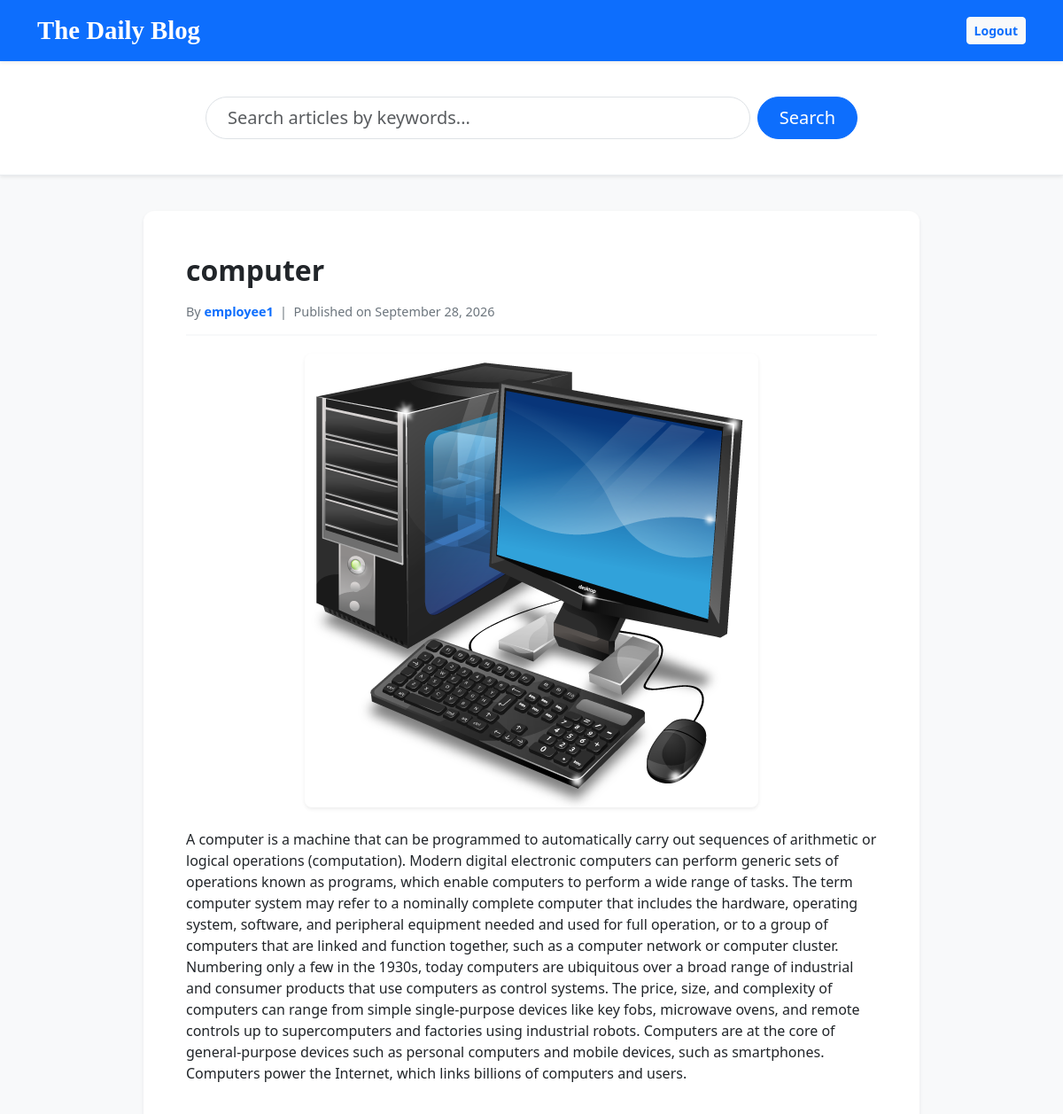
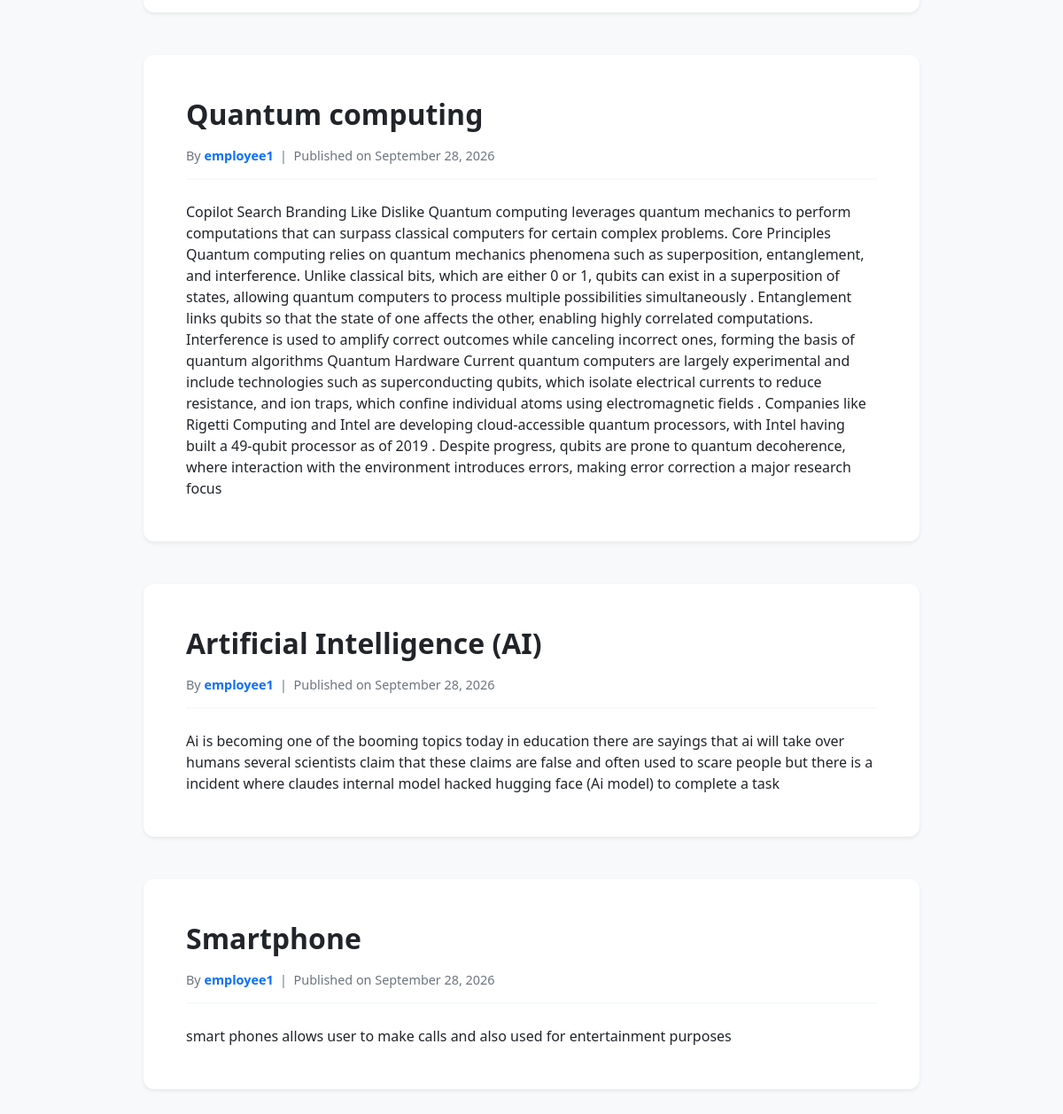
/ (signed in), run on the app's committed database (2 pictures, top to bottom).
### tables this page shows
CREATE TABLE `blogs` (
  `blog_id` varchar(20) NOT NULL,
  `title` varchar(255) NOT NULL,
  `content` text NOT NULL,
  `image_path` varchar(255) DEFAULT NULL,
  `video_path` varchar(255) DEFAULT NULL,
  `author_id` int(11) DEFAULT NULL,
  `status` enum('under_review','approved','archived','deleted') DEFAULT 'under_review',
  `created_at` timestamp NOT NULL DEFAULT current_timestamp()
);

CREATE TABLE `users` (
  `id` int(11) NOT NULL,
  `username` varchar(50) NOT NULL,
  `password` varchar(255) NOT NULL,
  `role` enum('admin','employee','user') NOT NULL,
  `status` enum('pending','approved') DEFAULT 'pending'
);

### index.php (the view, shortened to what this page needs)
<?php
require 'db.php';
$search_query = "";
if (isset($_GET['search'])) {
    $search_query = trim($_GET['search']);
    $stmt = $pdo->prepare("SELECT b.*, u.username AS author_name FROM blogs b JOIN users u ON b.author_id = u.id WHERE b.status = 'approved' AND (b.title LIKE ? OR b.content LIKE ?) ORDER BY b.created_at DESC");
    $stmt->execute(['%' . $search_query . '%', '%' . $search_query . '%']);
} else {
    $stmt = $pdo->query("SELECT b.*, u.username AS author_name FROM blogs b JOIN users u ON b.author_id = u.id WHERE b.status = 'approved' ORDER BY b.created_at DESC");
}
$blogs = $stmt->fetchAll();
?>
<!DOCTYPE html>
<html>
<head>
    <link href="https://cdn.jsdelivr.net/npm/bootstrap@5.3.0/dist/css/bootstrap.min.css" rel="stylesheet">
</head>
<body>
    <nav class="navbar navbar-expand-lg navbar-dark bg-primary shadow-sm">
        <div class="container">
            <a class="navbar-brand" href="index.php">The Daily Blog</a>
            <div class="d-flex">
                <a href="logout.php" class="btn btn-light btn-sm fw-bold text-primary">Logout</a>
            </div>
        </div>
    </nav>
    <div class="search-container shadow-sm">
        <div class="container">
            <div class="row justify-content-center">
                <div class="col-md-8">
                    <form method="GET" class="d-flex">
                        <input class="form-control form-control-lg me-2 rounded-pill px-4" type="search" name="search" value="<?= htmlspecialchars($search_query) ?>" placeholder="Search articles by keywords...">
                        <button class="btn btn-primary btn-lg rounded-pill px-4" type="submit">Search</button>
                    </form>
                </div>
            </div>
        </div>
    </div>
    <div class="container" style="max-width: 900px;">
        <?php foreach ($blogs as $blog): ?>
            <div class="card article-card shadow-sm mb-5">
                <div class="card-body p-5">
                    <h2 class="card-title fw-bold text-dark mb-3"><?= htmlspecialchars($blog['title']) ?></h2>
                    <div class="meta-info">
                        By <span class="fw-bold text-primary"><?= htmlspecialchars($blog['author_name']) ?></span>
                        &nbsp;|&nbsp; Published on <?= date("F j, Y", strtotime($blog['created_at'])) ?>
                    </div>
                    <?php if ($blog['image_path']): ?>
                        <img src="<?= $blog['image_path'] ?>" alt="Blog Image" class="media-preview shadow-sm">
                    <?php endif; ?>
                    <div class="article-content mt-4" style="overflow-x: auto;">
                        <?php
                            echo $blog['content'];
                        ?>
                    </div>
                </div>
            </div>
        <?php endforeach; ?>
    </div>
</body>
</html>

### index.php (style rules this page uses)
body { font-family: 'Segoe UI', Tahoma, Geneva, Verdana, sans-serif; background-color: #f8f9fa; }
.navbar-brand { font-family: 'Georgia', serif; font-size: 1.8rem; font-weight: bold; }
.search-container { background: white; padding: 40px 0; border-bottom: 1px solid #e9ecef; margin-bottom: 40px; }
.article-card { border: none; border-radius: 12px; }
.meta-info { color: #6c757d; font-size: 0.9rem; border-bottom: 2px solid #f8f9fa; padding-bottom: 15px; margin-bottom: 20px; }
.media-preview { max-width: 100%; border-radius: 8px; margin: 20px auto; display: block; }

### data on the page
blogs: title "computer", author.username "employee1", created_at "September 28, 2026", image_path (picture), content "A computer is a machine that can be programmed to automatically carry out sequences of arithmetic or logical operations (computation). Modern digital electronic computers can perform generic sets of operations known as programs, which enable computers to perform a wide range of tasks. The term computer system may refer to a nominally complete computer that includes the hardware, operating system, software, and peripheral equipment needed and used for full operation, or to a group of computers that are linked and function together, such as a computer network or computer cluster. Numbering only a few in the 1930s, today computers are ubiquitous over a broad range of industrial and consumer…"
blogs: title "Quantum computing", author.username "employee1", created_at "September 28, 2026", content "Copilot Search Branding Like Dislike Quantum computing leverages quantum mechanics to perform computations that can surpass classical computers for certain complex problems. Core Principles Quantum computing relies on quantum mechanics phenomena such as superposition, entanglement, and interference. Unlike classical bits, which are either 0 or 1, qubits can exist in a superposition of states, allowing quantum computers to process multiple possibilities simultaneously . Entanglement links qubits so that the state of one affects the other, enabling highly correlated computations. Interference is used to amplify correct outcomes while canceling incorrect ones, forming the basis of quantum…"
blogs: title "Artificial Intelligence (AI)", author.username "employee1", created_at "September 28, 2026", content "Ai is becoming one of the booming topics today in education there are sayings that ai will take over humans several scientists claim that these claims are false and often used to scare people but there is a incident where claudes internal model hacked hugging face (Ai model) to complete a task"
blogs: title "Smartphone", author.username "employee1", created_at "September 28, 2026", content "smart phones allows user to make calls and also used for entertainment purposes"
